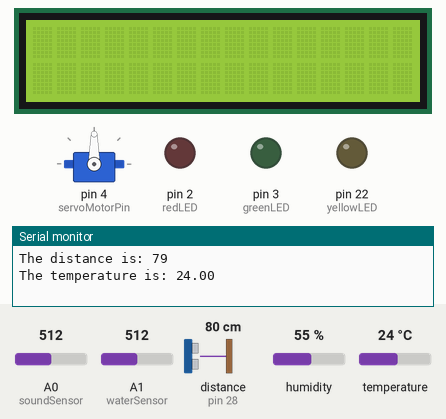
Simulated run of this sketch. Board: Arduino Mega 2560, built with avr-gcc and run on an emulated ATmega2560. On the bench: servo, 16×2 character LCD, output pins drawn as LEDs (lit = HIGH), the last lines printed to the serial monitor. Wiring (inferred from the names in the program): ultrasonic range finder: trigger pin 26; echo pin 28. The inputs (shaded band) are chosen by the test bench; at power-on: A0 (soundSensor) = 512, A1 (waterSensor) = 512, distance to the obstacle (sensor on pin 28) 80 cm, humidity 55 %, temperature 24 °C. The echo pulse lasts 58.3 µs per cm; pins used as bus, display or sensor lines are not drawn.

Above: at 0.1 s.
At 11.7 s:
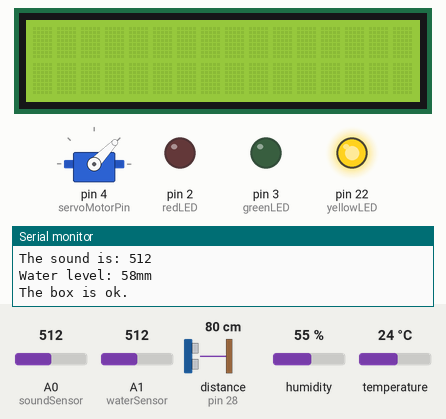
At 23.2 s:
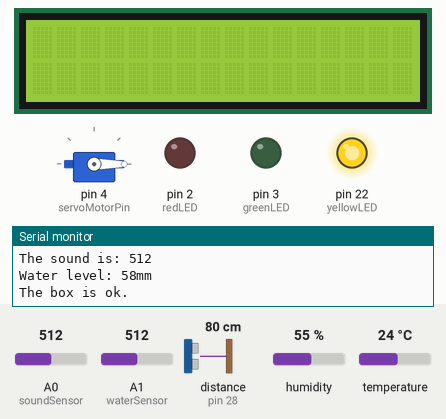
At 39.2 s:
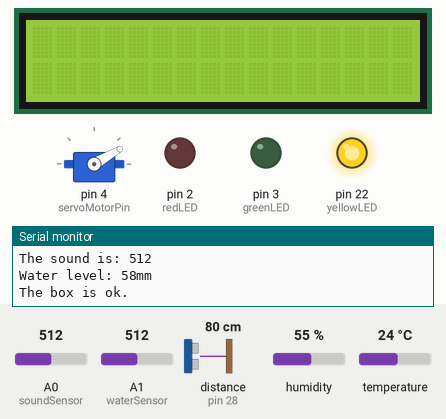
Timing chart, 0 to 40.0 s (numbered marks = the images above):
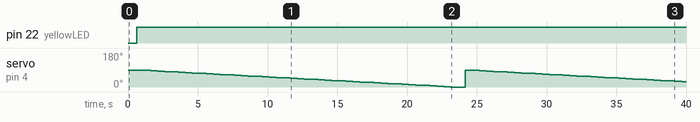

The sketch:

Final_Project_Code.ino
```cpp
/*
 * Include all the libraries
 */
#include <DHT.h>
#include <LiquidCrystal.h>
#include <Servo.h>

/*
 * Declare all the variables
 */

#define Type DHT11
int TempHumSensorPin = 24;
DHT HumidityTemp(TempHumSensorPin, Type);

/*
 * Pin numbers for the sensors, LCD, servo motor and LEDs
 */
int trigPin = 26;
int echoPin = 28;
int redLED = 2;
int greenLED = 3;
int yellowLED = 22;
int servoMotorPin = 4;
int RS = 8;
int E = 9;
int D4 =10;
int D5 =11;
int D6 =12;
int D7 =13;

/*
 * To store the values from the sensors
 */
int soundSensor = A0;
int waterSensor = A1;
int sensorValueMm = 0;
String sensorValueDisplay;
String stringWaterLevel = "Water level: ";
String stringMillimeter = "mm";

/*
 * To determine the current status of the box
 */
int loudSound = 50;
int hotTemp = 30;
int coldTemp = 10;
int wetBox = 1;

LiquidCrystal lcd(RS, E, D4, D5, D6, D7);
Servo myServoMotor;

void setup() {
  pinMode(redLED, OUTPUT);
  pinMode(greenLED, OUTPUT);
  pinMode(yellowLED, OUTPUT);
  pinMode(trigPin, OUTPUT);
  pinMode(echoPin, INPUT);

  Serial.begin(9600);
  myServoMotor.attach(servoMotorPin);
  lcd.begin(16, 2);
  HumidityTemp.begin();
  pinMode(soundSensor, INPUT);
  pinMode(waterSensor, INPUT);

}

void loop() {
  digitalWrite(trigPin, LOW);
  delayMicroseconds(10);
  digitalWrite(trigPin, HIGH);
  delayMicroseconds(20);
  digitalWrite(trigPin, LOW);

  pinMode(echoPin, INPUT);

  long x = pulseIn(echoPin, HIGH);
  long cm = ((x/2)/29.1);

  /*
   * Print the new readings every 0.5 second
   */
  Serial.print("The distance is: ");
  Serial.println(cm);

  float humidity = HumidityTemp.readHumidity();
  float temperature = HumidityTemp.readTemperature();
  int soundValue = analogRead(soundSensor);

  Serial.print("The temperature is: ");
  Serial.println(temperature);

  Serial.print("The humidity is: ");
  Serial.println(humidity);

  Serial.print("The sound is: ");
  Serial.println(soundValue);

  /*
   * Display the converted value in millimeters
   */
  int waterValue = analogRead(waterSensor);
  sensorValueMm = map(waterValue, 0, 360, 0, 41);
  sensorValueDisplay = stringWaterLevel + sensorValueMm + stringMillimeter;
  Serial.println(sensorValueDisplay);

  delay(500);

  /*
   * Check if a child is going to play then
   * turned ON the green LED
   */
  if (cm < 10 && cm != 0)
  {
    Serial.println("Fivs is here.");

    lcd.setCursor(0, 0);
    lcd.print("Hello Fivs!");
    delay(500);

    /*
     * Rotate the servo motor to 90 degrees
     * to display the 3d printed logo
     */
    for(int a = 0; a <= 90; a+=2) {
      myServoMotor.write(a);

      digitalWrite(redLED, LOW);
      digitalWrite(greenLED, HIGH);
      digitalWrite(yellowLED, LOW);
    }

    /*
     * Check the current state of the box if it is
     * either be hot, cold, noisy or wet then turned
     * ON the red LED
     */
    if (temperature > hotTemp) {
      Serial.print("The box is hot: ");
      Serial.println(temperature);

      lcd.clear();
      lcd.setCursor(0, 0);
      lcd.print("Box is hot!");
      delay(500);
      lcd.clear();

      digitalWrite(redLED, HIGH);
      digitalWrite(greenLED, LOW);
      digitalWrite(yellowLED, LOW);

    } else if (temperature < coldTemp) {
      Serial.print("The box is cold: ");
      Serial.println(temperature);

      lcd.clear();
      lcd.setCursor(0, 0);
      lcd.print("Box is cold!");
      delay(500);
      lcd.clear();

      digitalWrite(redLED, HIGH);
      digitalWrite(greenLED, LOW);
      digitalWrite(yellowLED, LOW);

    } else if (soundValue > loudSound) {
      Serial.print("The box is noisy: ");
      Serial.println(soundValue);

      lcd.clear();
      lcd.setCursor(0, 0);
      lcd.print("Box is noisy!");
      delay(500);
      lcd.clear();

      digitalWrite(redLED, HIGH);
      digitalWrite(greenLED, LOW);
      digitalWrite(yellowLED, LOW);

    } else if (sensorValueMm > 0) {
      Serial.print("The box is wet: ");
      Serial.println(sensorValueMm);

      lcd.clear();
      lcd.setCursor(0, 0);
      lcd.print("Box is wet!");
      delay(500);
      lcd.clear();

      digitalWrite(redLED, HIGH);
      digitalWrite(greenLED, LOW);
      digitalWrite(yellowLED, LOW);
    }
  } else {

    Serial.println("The box is ok.");

    lcd.clear();

    for(int a = 90; a >= 0; a-=2) {
      myServoMotor.write(a);
      digitalWrite(redLED, LOW);
      digitalWrite(greenLED, LOW);
      digitalWrite(yellowLED, HIGH);
      delay(500);
    }
  }
}
```

Measured:
- by itself, pin 22 (yellowLED): LOW → HIGH at 0.62 s
- by itself, servo on pin 4 (servoMotorPin): 90° → 88° at 1.1 s, → 86° 0.50 s later, → 84° 0.50 s later, → 82° 0.50 s later, … (77 changes in this stretch)
